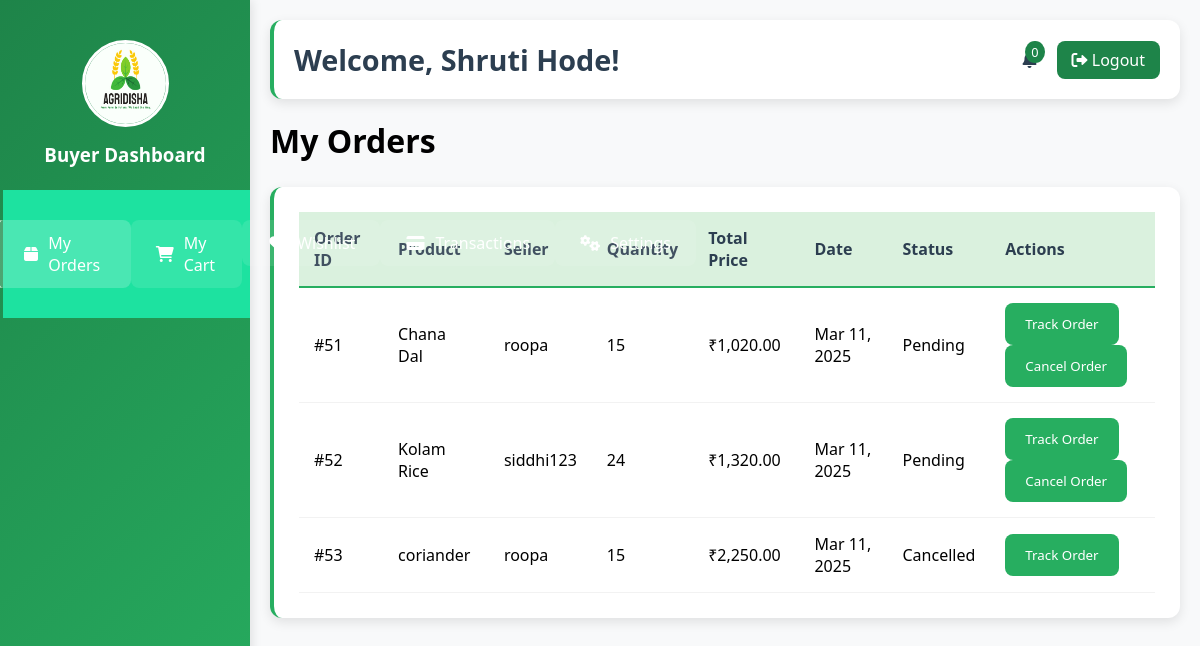
Page /bdemo.php?tab=my_orders (signed in) on the committed database.
### tables this page shows
CREATE TABLE IF NOT EXISTS `users` (
  `id` int NOT NULL AUTO_INCREMENT,
  `username` varchar(100) NOT NULL,
  `email` varchar(100) NOT NULL,
  `password_hash` varchar(255) NOT NULL,
  `role` enum('Farmer','Buyer','Admin') NOT NULL,
  `status` enum('approved','pending') NOT NULL DEFAULT 'pending',
  `otp` varchar(6) NOT NULL,
  `otp_verified` tinyint(1) DEFAULT '0',
  `otp_timestamp` timestamp NULL DEFAULT CURRENT_TIMESTAMP,
  `reset_token` varchar(300) DEFAULT NULL,
  `reset_token_expiry` datetime DEFAULT NULL,
  `address_line1` varchar(255) DEFAULT NULL,
  `address_line2` varchar(255) DEFAULT NULL,
  `city` varchar(100) DEFAULT NULL,
  `state` varchar(100) DEFAULT NULL,
  `postal_code` varchar(20) DEFAULT NULL,
  `country` varchar(100) DEFAULT NULL,
  `phone` varchar(20) DEFAULT NULL,
  PRIMARY KEY (`id`),
  UNIQUE KEY `email` (`email`)
);

CREATE TABLE IF NOT EXISTS `orders` (
  `id` int NOT NULL AUTO_INCREMENT,
  `buyer_id` int NOT NULL,
  `seller_id` int NOT NULL,
  `product_id` int NOT NULL,
  `quantity` int NOT NULL,
  `total_price` decimal(10,2) NOT NULL,
  `created_at` timestamp NULL DEFAULT CURRENT_TIMESTAMP,
  `order_date` date NOT NULL,
  `status` enum('Pending','Shipped','Delivered','Cancelled') NOT NULL DEFAULT 'Pending',
  PRIMARY KEY (`id`),
  KEY `buyer_id` (`buyer_id`),
  KEY `seller_id` (`seller_id`),
  KEY `product_id` (`product_id`)
);

CREATE TABLE IF NOT EXISTS `products` (
  `id` int NOT NULL AUTO_INCREMENT,
  `name` varchar(255) NOT NULL,
  `description` text,
  `price` decimal(10,2) NOT NULL,
  `unit` varchar(50) NOT NULL,
  `quantity` int NOT NULL,
  `category` varchar(100) NOT NULL,
  `location` varchar(100) NOT NULL,
  `image_url` varchar(255) DEFAULT NULL,
  `seller_id` int NOT NULL,
  `organic_certified` tinyint(1) DEFAULT '0',
  `in_stock` tinyint(1) DEFAULT '1',
  `delivery_options` varchar(255) DEFAULT NULL,
  `created_at` timestamp NULL DEFAULT CURRENT_TIMESTAMP,
  `updated_at` timestamp NULL DEFAULT CURRENT_TIMESTAMP ON UPDATE CURRENT_TIMESTAMP,
  PRIMARY KEY (`id`),
  KEY `seller_id` (`seller_id`)
);

### buyer_tabs/my_orders.php (the view, shortened to what this page needs)
<?php
$user_id = $_SESSION['id'];
$user_type = $_SESSION['user_type'] ?? 'Buyer';
$orders = [];
if ($user_type == 'Buyer') {
    $query = "
        SELECT
            o.id AS order_id,
            o.quantity,
            o.total_price,
            o.order_date,
            o.status,
            p.name AS product_name,
            p.image_url,
            u.username AS seller_name,
            t.payment_method,
            t.payment_status
        FROM orders o
        JOIN products p ON o.product_id = p.id
        JOIN users u ON p.seller_id = u.id
        LEFT JOIN transactions t ON o.id = t.order_id
        WHERE o.buyer_id = ?
        ORDER BY o.order_date DESC
    ";
    $stmt = $conn->prepare($query);
    $stmt->bind_param("i", $user_id);
} else if ($user_type == 'Farmer') {
    header("Location: my_orders.php");
    exit;
}
$stmt->execute();
$result = $stmt->get_result();
if ($result) {
    while ($row = $result->fetch_assoc()) {
        $orders[] = $row;
    }
}
?>
<!DOCTYPE html>
<html lang="en">
<head>
    <link rel="stylesheet" href="css/styles.css">
</head>
<body>
<h1>My Orders</h1>
        <?php if (empty($orders)): ?>
            <div class="no-orders">
                <p>You haven't placed any orders yet.</p>
                <a href="marketplace.php" class="btn btn-primary">Browse Products</a>
            </div>
        <?php else: ?>
            <div class="table-container">
                <table>
                    <thead>
                        <tr>
                            <th>Order ID</th>
                            <th>Product</th>
                            <th>Seller</th>
                            <th>Quantity</th>
                            <th>Total Price</th>
                            <th>Date</th>
                            <th>Status</th>
                            <th>Actions</th>
                        </tr>
                    </thead>
                    <tbody>
                        <?php foreach ($orders as $order): ?>
                        <tr>
                            <td>#<?php echo $order['order_id']; ?></td>
                            <td><?php echo htmlspecialchars($order['product_name']); ?></td>
                            <td><?php echo htmlspecialchars($order['seller_name']); ?></td>
                            <td><?php echo $order['quantity']; ?></td>
                            <td>₹<?php echo number_format($order['total_price'], 2); ?></td>
                            <td><?php echo date('M j, Y', strtotime($order['order_date'])); ?></td>
                            <td>
                                <span class="status-<?php echo strtolower($order['status']); ?>">
                                    <?php echo htmlspecialchars($order['status']); ?>
                                </span>
                            </td>
                            <td>
                                <form action="./buyer_tabs/track_order.php" method="GET" style="display:inline;">
                                    <button type="submit" class="btn btn-info">Track Order</button>
                                </form>
                                <?php if ($order['status'] == 'Pending'): ?>
                                    <form action="/AMSDemo/buyer_tabs/cancel_order.php" method="POST" style="display:inline;">
                                        <button type="submit" class="btn btn-danger" onclick="return confirm('Are you sure you want to cancel this order?');">Cancel Order</button>
                                    </form>
                                <?php endif; ?>
                            </td>
                        </tr>
                        <?php endforeach; ?>
                    </tbody>
                </table>
            </div>
        <?php endif; ?>
</body>
</html>

### bdemo.php (shortened to what this page needs)
<?php
$servername = "localhost";
$username = "root";
$password = "";
$dbname = "ams_db";
$conn = new mysqli($servername, $username, $password, $dbname);
$buyer_id = (int)$_SESSION['id'];
$buyer_query = $conn->prepare("SELECT * FROM users WHERE id = ?");
$buyer_query->bind_param("i", $buyer_id);
$buyer_query->execute();
$buyer_result = $buyer_query->get_result();
$buyer_data = $buyer_result->fetch_assoc();
$allowed_tabs = ['dashboard', 'browse_products', 'my_cart', 'my_orders', 'profile', 'settings', 'wishlist', 'transactions'];
$current_tab = isset($_GET['tab']) ? $_GET['tab'] : 'dashboard';
$current_tab = in_array($current_tab, $allowed_tabs) ? $current_tab : 'dashboard';
function isTabActive($tab_name) {
    global $current_tab;
    return $current_tab === $tab_name ? 'active' : '';
}
?>
<!DOCTYPE html>
<html lang="en">
<head>
    <link href="https://cdnjs.cloudflare.com/ajax/libs/font-awesome/6.0.0/css/all.min.css" rel="stylesheet">
    <link rel="stylesheet" href="ASSETS/CSS/buyer.css">
</head>
    <div class="container">
        <div class="sidebar">
            <div class="logo-container">
                <img src="ASSETS/IMAGES/logo.jpg" alt="Logo" height="87" width="87">
                <h3>Buyer Dashboard</h3>
            </div>
            <nav>
                <ul>
                    <li><a href="?tab=my_orders" class="<?= isTabActive('my_orders') ?>">
                        <i class="fas fa-box"></i> My Orders
                    </a></li>
                    <li><a href="?tab=my_cart" class="<?= isTabActive('my_cart') ?>">
                        <i class="fas fa-shopping-cart"></i> My Cart
                    </a></li>
                    <li><a href="?tab=wishlist" class="<?= isTabActive('wishlist') ?>">
                        <i class="fas fa-heart"></i> Wishlist
                    </a></li>
                    <li><a href="?tab=transactions" class="<?= isTabActive('transactions') ?>">
                        <i class="fas fa-credit-card"></i> Transactions
                    </a></li>
                    <li><a href="?tab=setting" class="<?= isTabActive('setting') ?>">
                        <i class="fas fa-cogs"></i> Settings
                    </a></li>
                </ul>
            </nav>
        </div>
        <div class="content">
            <div class="header">
                <h1>Welcome, <?= htmlspecialchars($buyer_data['username']) ?>!</h1>
                <div class="user-actions">
                    <a href="notifications.php" class="notification-icon">
                        <span class="notification-count">0</span>
                    </a>
                    <a href="logout.php" class="logout-btn">
                        <i class="fas fa-sign-out-alt"></i> Logout
                    </a>
                </div>
            </div>
            <div class="main-content">
                <?php
                $tab_file = "./buyer_tabs/$current_tab.php";
                if (file_exists($tab_file)) {
                    include $tab_file;
                } else {
                    echo "<div class='error-message'>Tab content not found</div>";
                }
                ?>
            </div>
        </div>
    </div>
</body>
</html>

### ASSETS/CSS/buyer.css (style rules this page uses)
:root { --primary-green: #1e8449; --secondary-green: #27ae60; --light-green: #daf1de; --accent-brown: #8b4513; --neutral-beige: #f5f0e1; --text-dark: #2c3e50; --text-light: #ffffff; --shadow: rgba(0, 0, 0, 0.1); }
* { margin: 0; padding: 0; box-sizing: border-box; font-family: 'Segoe UI', Tahoma, Geneva, Verdana, sans-serif; }
body { font-family: 'Segoe UI', Tahoma, Geneva, Verdana, sans-serif; margin: 0; padding: 0; background-color: #f8f9fa; }
.container { display: flex; }
.sidebar { width: 250px; background: linear-gradient(135deg, var(--primary-green), var(--secondary-green)); color: var(--text-light); padding: 20px 0; position: fixed; height: 100vh; box-shadow: 2px 0 10px var(--shadow); }
.logo-container { padding: 20px; text-align: center; }
.logo-container img { border-radius: 50%; margin-bottom: 10px; border: 3px solid var(--text-light); }
.sidebar ul { list-style: none; padding: 0; }
.sidebar ul li { margin: 15px 0; }
.sidebar ul li a { display: flex; align-items: center; padding: 12px 25px; color: var(--text-light); text-decoration: none; transition: all 0.3s ease; border-radius: 8px; background-color: rgba(255, 255, 255, 0.1); }
.sidebar ul li a.active { background-color: rgba(255, 255, 255, 0.2); border-left: 4px solid var(--light-green); }
.sidebar ul li a i { margin-right: 10px; width: 20px; text-align: center; }
.content { flex: 1; margin-left: 250px; padding: 20px; }
.header { background-color: #fff; padding: 20px; border-radius: 12px; box-shadow: 0 4px 12px var(--shadow); margin-bottom: 20px; display: flex; justify-content: space-between; align-items: center; border-left: 4px solid var(--secondary-green); }
.header h1 { color: var(--text-dark); font-size: 1.8rem; }
.user-actions { display: flex; align-items: center; gap: 20px; }
.notification-icon { position: relative; color: var(--text-dark); text-decoration: none; }
.notification-count { position: absolute; top: -8px; right: -8px; background-color: var(--primary-green); color: var(--text-light); border-radius: 50%; padding: 2px 6px; font-size: 0.8rem; }
.logout-btn { background-color: var(--primary-green); color: var(--text-light); padding: 8px 15px; border-radius: 8px; text-decoration: none; transition: all 0.3s ease; }
.table-container { background: white; padding: 25px; border-radius: 12px; box-shadow: 0 4px 12px var(--shadow); margin-top: 25px; border-left: 4px solid var(--secondary-green); }
table { width: 100%; border-collapse: separate; border-spacing: 0; }
th { background-color: var(--light-green); color: var(--text-dark); padding: 15px; text-align: left; font-weight: 600; border-bottom: 2px solid var(--secondary-green); }
td { padding: 15px; border-bottom: 1px solid rgba(0, 0, 0, 0.05); }
button { background-color: var(--secondary-green); color: white; padding: 12px 20px; border: none; border-radius: 8px; cursor: pointer; font-weight: 500; transition: all 0.3s ease; }

### styles.css (style rules this page uses)
body { font-family: Arial, sans-serif; margin: 0; padding: 0; box-sizing: border-box; }
nav { background-color: #1de2a0; justify-content: center; margin-top: 3px; margin-left: 3px; padding: 15px; }
nav ul { list-style-type: none; padding: 0; margin: 0; display: flex; justify-content: center; }
nav ul li { margin: 0 15px; }
nav ul li a { color: white; text-decoration: none; padding: 14px 20px; }

### rows in the picture
users: username "Shruti Hode"
orders: id "51", product.name "Chana Dal", seller.username "roopa", quantity "15", total_price "1,020.00", order_date "Mar 11, 2025", status "Pending"
orders: id "52", product.name "Kolam Rice", seller.username "siddhi123", quantity "24", total_price "1,320.00", order_date "Mar 11, 2025", status "Pending"
orders: id "53", product.name "coriander", seller.username "roopa", quantity "15", total_price "2,250.00", order_date "Mar 11, 2025", status "Cancelled"
